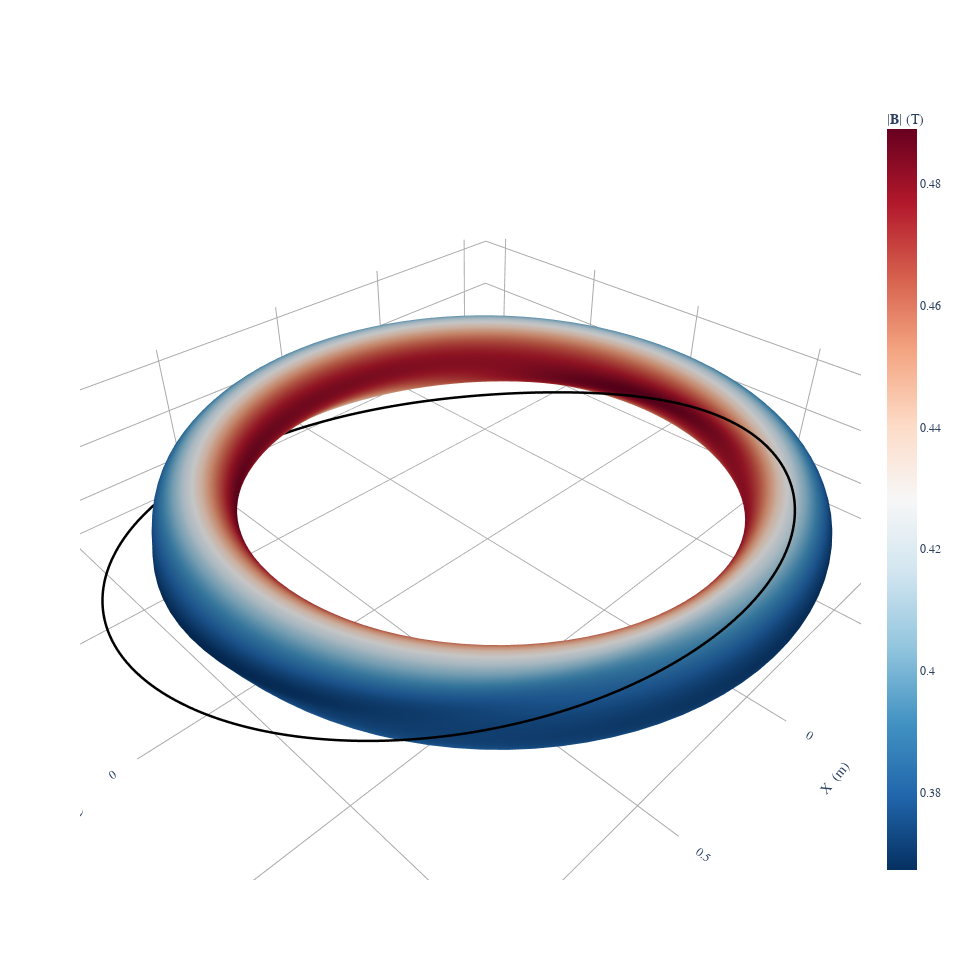

Notebook cell for this chart:
### Code cell
fig = plot_coils(umbilic_coil)
plot_3d(eq, "|B|", fig=fig)

### Figure 1 — Plotly figure (JSON) as saved in the notebook; plotly's stock layout.template omitted (floating-point values rounded to 4 significant figures; data arrays with more than 128 entries replaced by an {"elided": "..."} marker saying what was removed)
{"data": [{"hovertext": "Current = -2100.0 (A)", "line": {"color": "black", "dash": "solid", "width": 5}, "marker": {"opacity": 0, "size": 0}, "name": "CoilSet[0]", "showlegend": false, "type": "scatter3d", "x": {"elided": "801 float values"}, "y": {"elided": "801 float values"}, "z": {"elided": "801 float values"}}, {"colorbar": {"title": {"text": "|𝐁| (T)"}}, "colorscale": [[0, "rgb(5,48,97)"], [0.1, "rgb(33,102,172)"], [0.2, "rgb(67,147,195)"], [0.3, "rgb(146,197,222)"], [0.4, "rgb(209,229,240)"], [0.5, "rgb(247,247,247)"], [0.6, "rgb(253,219,199)"], [0.7, "rgb(244,165,130)"], [0.8, "rgb(214,96,77)"], [0.9, "rgb(178,24,43)"], [1, "rgb(103,0,31)"]], "flatshading": true, "i": {"elided": "20200 int values"}, "intensity": {"elided": "10201 float values"}, "j": {"elided": "20200 int values"}, "k": {"elided": "20200 int values"}, "name": "|𝐁| (T)", "opacity": 1, "showscale": true, "type": "mesh3d", "x": {"elided": "10201 float values"}, "y": {"elided": "10201 float values"}, "z": {"elided": "10201 float values"}}], "layout": {"font": {"family": "Times"}, "height": 960.3, "scene": {"aspectmode": "data", "xaxis": {"backgroundcolor": "white", "gridcolor": "darkgrey", "showbackground": false, "showgrid": true, "showticklabels": true, "title": {"text": "X  (m)"}, "zeroline": true, "zerolinecolor": "darkgrey"}, "yaxis": {"backgroundcolor": "white", "gridcolor": "darkgrey", "showbackground": false, "showgrid": true, "showticklabels": true, "title": {"text": "Y  (m)"}, "zeroline": true, "zerolinecolor": "darkgrey"}, "zaxis": {"backgroundcolor": "white", "gridcolor": "darkgrey", "showbackground": false, "showgrid": true, "showticklabels": true, "title": {"text": "Z  (m)"}, "zeroline": true, "zerolinecolor": "darkgrey"}}, "title": {"text": "", "x": 0.5, "xanchor": "center", "y": 0.9, "yanchor": "top"}, "width": 960.3}}
